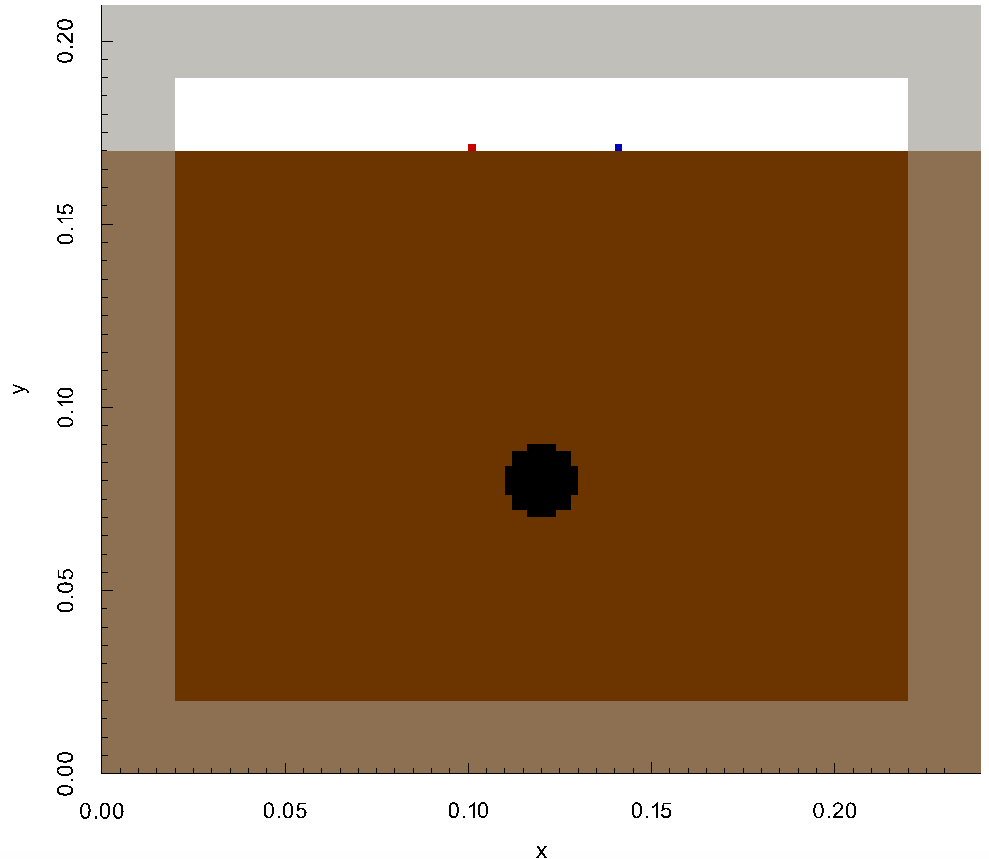
#> input picture tools/Jupyter notebooks/cylinder_half_space_geo.png, 989 x 859 px
$ python convert_png2h5.py 'Jupyter notebooks/cylinder_half_space_geo.png' 1.0 1.0 1.0
#> lines starting #> are read from the running program, lines starting #| are printed output that depends on the picture
# Copyright (C) 2015-2023: The University of Edinburgh
#                 Authors: Craig Warren and Antonis Giannopoulos
#
# This file is part of gprMax.
#
# gprMax is free software: you can redistribute it and/or modify
# it under the terms of the GNU General Public License as published by
# the Free Software Foundation, either version 3 of the License, or
# (at your option) any later version.
#
# gprMax is distributed in the hope that it will be useful,
# but WITHOUT ANY WARRANTY; without even the implied warranty of
# MERCHANTABILITY or FITNESS FOR A PARTICULAR PURPOSE.  See the
# GNU General Public License for more details.
#
# You should have received a copy of the GNU General Public License
# along with gprMax.  If not, see <http://www.gnu.org/licenses/>.

import argparse
import os

import h5py
import matplotlib.image as mpimg
import matplotlib.pyplot as plt
import numpy as np


class Cursor(object):
    """Get RGB(A) value of pixel at x,y coordinate of button press and store in a list."""

    def __init__(self, im, materials):
        """
        Args:
            im (ndarray): Pixels of the image.
            materials (list): To store selected RGB(A) values of selected pixels.
        """
        self.im = im
        self.materials = materials
        plt.connect("button_press_event", self)

    def __call__(self, event):
        """
        Args:
            event (MouseEvent): matplotlib mouse event.
        """
        if not event.dblclick:
            x, y = event.xdata, event.ydata
            if x is not None and y is not None:
                pixel = self.im[int(y), int(x)]
                pixel = np.floor(pixel * 255).astype(
                    np.int16
                )  # Convert pixel values from float (0-1) to integer (0-255)
                match = pixel_match(materials, pixel)
                if match is False:
                    print(
                        "x, y: {} {} px; RGB: {}; material ID: {}".format(
                            int(x), int(y), pixel[:-1], len(self.materials)
                        )
                    )
                    materials.append(pixel)


def pixel_match(pixellist, pixeltest):
    """Checks if the RGB(A) value of a pixel already exists in a list of pixel values.

    Args:
        pixellist (list): List of numpy arrays of pixels to test against.
        pixeltest (ndarray): RGB(A) value of test pixel.

    Returns:
        match (boolean): True if pixel is matched in pixel list or False if not found.
    """
    match = False
    for pixel in pixellist:
        if np.all(pixel == pixeltest):
            match = True
            break
    return match


if __name__ == "__main__":
    # Parse command line arguments
    parser = argparse.ArgumentParser(
        description="Convert a PNG image to a HDF5 file that can be used to import geometry (#geometry_objects_read) into a 2D gprMax model. Colours from the image are selected which correspond to a list of materials that should be supplied in a separate text file.",
        usage="python convert_png2h5.py imagefile dx dy dz",
    )
    parser.add_argument("imagefile", help="name of image file including path")
    parser.add_argument(
        "dxdydz",
        type=float,
        action="append",
        nargs=3,
        help="spatial resolution of model, e.g. dx dy dz",
    )
    parser.add_argument(
        "-zcells",
        default=1,
        type=int,
        help="number of cells for domain in z-direction (infinite direction)",
    )
    args = parser.parse_args()

    # Open image file
    im = mpimg.imread(args.imagefile)
#> im is the input picture: shape (859, 989, 4) float32; mean R, G, B, A 0.627, 0.501, 0.383, 1

    # Store image data to use for creating geometry
    imdata = np.rot90(im, k=3)  # Rotate 90CW
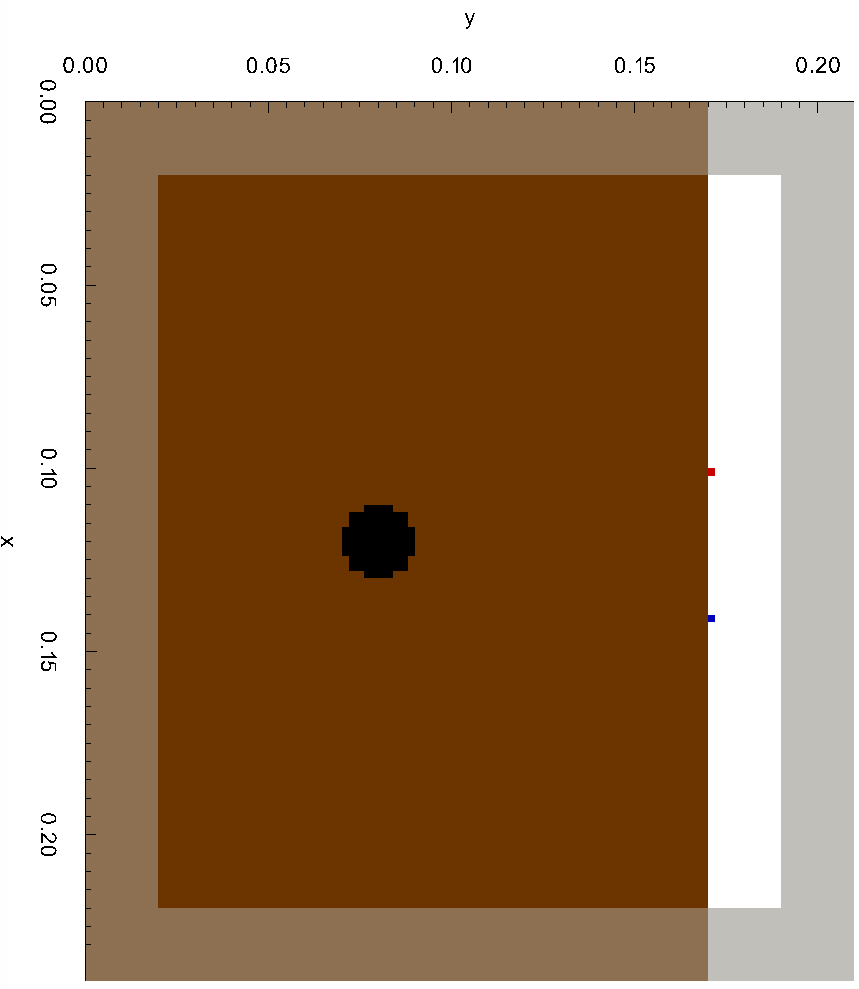
#> imdata: shape (989, 859, 4) float32; mean R, G, B, A 0.627, 0.502, 0.382, 1
    imdata = np.floor(imdata * 255).astype(
        np.int16
    )  # Convert pixel values from float (0-1) to integer (0-255)

    print("Reading PNG image file: {}".format(os.path.split(args.imagefile)[1]))
    print(
        " 1. Select discrete material colours by clicking on parts of the image.\n 2. When all materials have been selected close the image."
    )

    # List to hold selected RGB values from image
    materials = []

    # Plot image and record rgb values from mouse clicks
    fig = plt.figure(num=os.path.split(args.imagefile)[1], facecolor="w", edgecolor="w")
    im = np.flipud(im)  # Flip image for viewing with origin in lower left
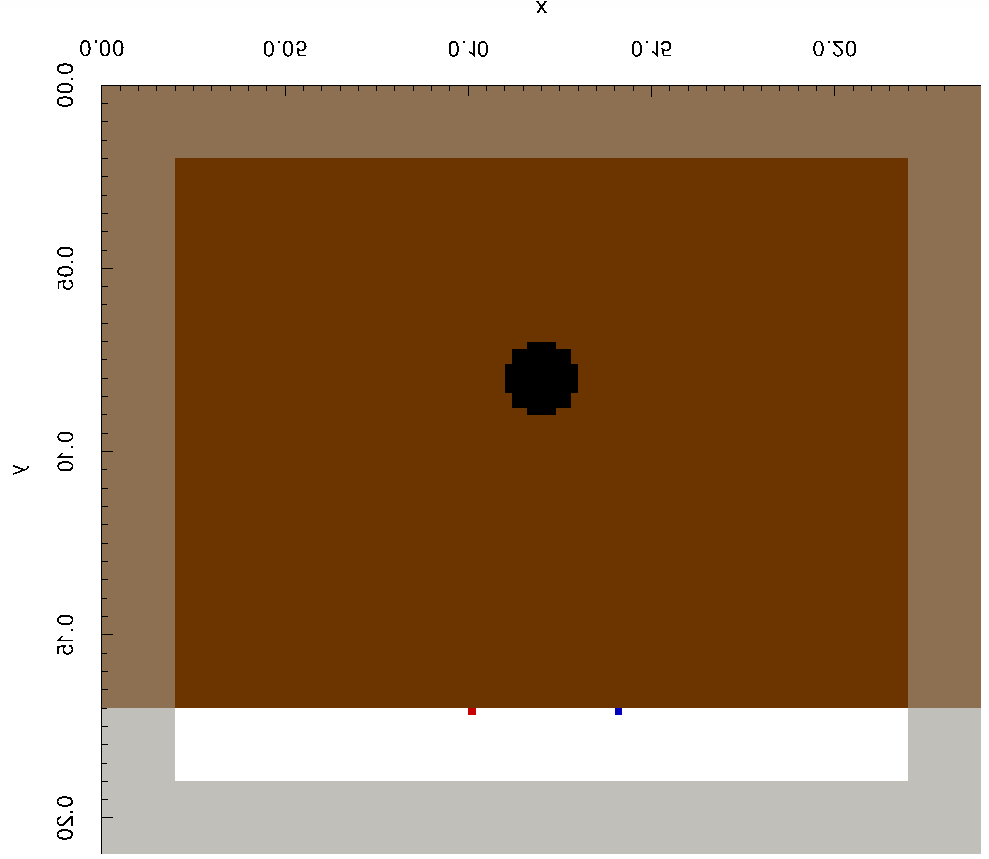
#> im: shape (859, 989, 4) float32; mean R, G, B, A 0.625, 0.501, 0.382, 1
    plt.imshow(im, interpolation="nearest", aspect="equal", origin="lower")
    Cursor(im, materials)
    plt.show()

    # Format spatial resolution into tuple
    dx_dy_dz = (args.dxdydz[0][0], args.dxdydz[0][1], args.dxdydz[0][2])

    # Filename for geometry (HDF5) file
    hdf5file = os.path.splitext(args.imagefile)[0] + ".h5"

    # Array to store geometry data (initialised as background, i.e. -1)
    data = np.ones((imdata.shape[0], imdata.shape[1], args.zcells), dtype=np.int16) * -1

    # Write geometry (HDF5) file
    with h5py.File(hdf5file, "w") as fout:
        # Add attribute with name 'dx_dy_dz' for spatial resolution
        fout.attrs["dx_dy_dz"] = dx_dy_dz

        # Use a boolean mask to match selected pixel values with position in image
        for i, material in enumerate(materials):
            mask = np.all(imdata == material, axis=-1)
            data[mask, :] = i
#> data: shape (989, 859, 1) int16; every value is -1

        # Write data to file
        fout.create_dataset("data", data=data)

    print("Written HDF5 file: {}".format(os.path.split(hdf5file)[1]))
